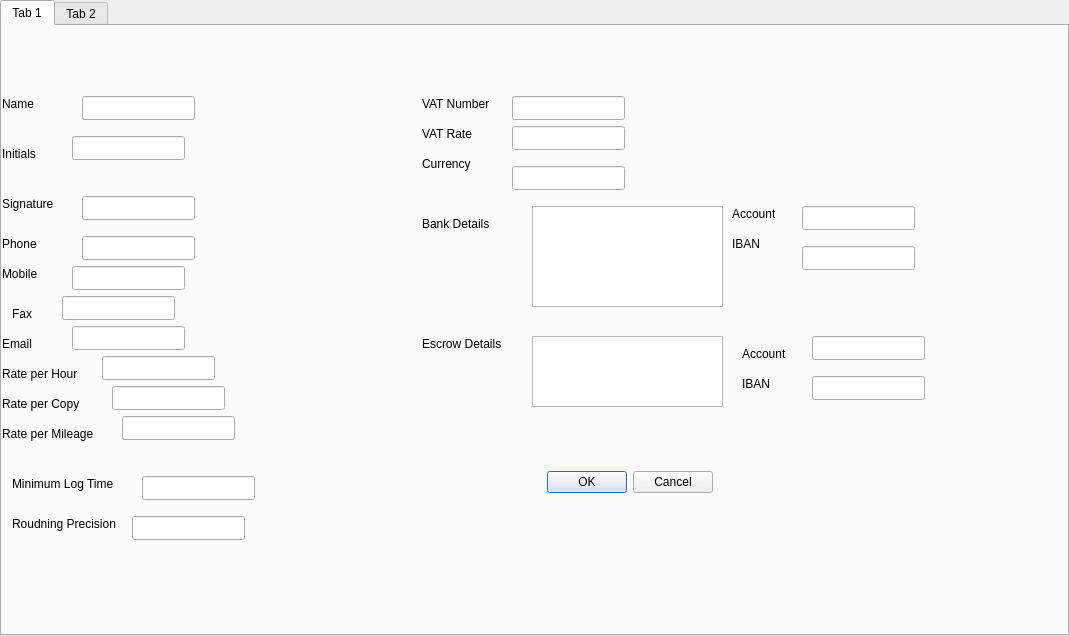
<?xml version="1.0" encoding="UTF-8"?>
<ui version="4.0">
 <class>userPrefsForm</class>
 <widget class="QTabWidget" name="userPrefsForm">
  <property name="geometry">
   <rect>
    <x>0</x>
    <y>0</y>
    <width>1069</width>
    <height>636</height>
   </rect>
  </property>
  <property name="windowTitle">
   <string>TabWidget</string>
  </property>
  <widget class="QWidget" name="tab">
   <attribute name="title">
    <string>Tab 1</string>
   </attribute>
   <widget class="QLineEdit" name="lineEdit_13">
    <property name="geometry">
     <rect>
      <x>510</x>
      <y>70</y>
      <width>113</width>
      <height>24</height>
     </rect>
    </property>
   </widget>
   <widget class="QLabel" name="label_18">
    <property name="geometry">
     <rect>
      <x>0</x>
      <y>400</y>
      <width>111</width>
      <height>16</height>
     </rect>
    </property>
    <property name="text">
     <string>Rate per Mileage</string>
    </property>
   </widget>
   <widget class="QLineEdit" name="lineEdit_17">
    <property name="geometry">
     <rect>
      <x>800</x>
      <y>220</y>
      <width>113</width>
      <height>24</height>
     </rect>
    </property>
   </widget>
   <widget class="QLineEdit" name="lineEdit_19">
    <property name="geometry">
     <rect>
      <x>810</x>
      <y>350</y>
      <width>113</width>
      <height>24</height>
     </rect>
    </property>
   </widget>
   <widget class="QLineEdit" name="lineEdit_2">
    <property name="geometry">
     <rect>
      <x>70</x>
      <y>110</y>
      <width>113</width>
      <height>24</height>
     </rect>
    </property>
   </widget>
   <widget class="QLabel" name="label_9">
    <property name="geometry">
     <rect>
      <x>420</x>
      <y>310</y>
      <width>81</width>
      <height>16</height>
     </rect>
    </property>
    <property name="text">
     <string>Escrow Details</string>
    </property>
   </widget>
   <widget class="QLabel" name="label_7">
    <property name="geometry">
     <rect>
      <x>730</x>
      <y>180</y>
      <width>62</width>
      <height>16</height>
     </rect>
    </property>
    <property name="text">
     <string>Account</string>
    </property>
   </widget>
   <widget class="QLabel" name="label_5">
    <property name="geometry">
     <rect>
      <x>420</x>
      <y>130</y>
      <width>62</width>
      <height>16</height>
     </rect>
    </property>
    <property name="text">
     <string>Currency</string>
    </property>
   </widget>
   <widget class="QLineEdit" name="lineEdit_12">
    <property name="geometry">
     <rect>
      <x>130</x>
      <y>490</y>
      <width>113</width>
      <height>24</height>
     </rect>
    </property>
   </widget>
   <widget class="QLabel" name="label_15">
    <property name="geometry">
     <rect>
      <x>0</x>
      <y>170</y>
      <width>62</width>
      <height>16</height>
     </rect>
    </property>
    <property name="text">
     <string>Signature</string>
    </property>
   </widget>
   <widget class="QLineEdit" name="lineEdit_3">
    <property name="geometry">
     <rect>
      <x>80</x>
      <y>170</y>
      <width>113</width>
      <height>24</height>
     </rect>
    </property>
   </widget>
   <widget class="QLabel" name="label_14">
    <property name="geometry">
     <rect>
      <x>10</x>
      <y>280</y>
      <width>62</width>
      <height>16</height>
     </rect>
    </property>
    <property name="text">
     <string>Fax</string>
    </property>
   </widget>
   <widget class="QPlainTextEdit" name="plainTextEdit">
    <property name="geometry">
     <rect>
      <x>530</x>
      <y>180</y>
      <width>191</width>
      <height>101</height>
     </rect>
    </property>
   </widget>
   <widget class="QLineEdit" name="lineEdit_8">
    <property name="geometry">
     <rect>
      <x>100</x>
      <y>330</y>
      <width>113</width>
      <height>24</height>
     </rect>
    </property>
   </widget>
   <widget class="QLineEdit" name="lineEdit_16">
    <property name="geometry">
     <rect>
      <x>800</x>
      <y>180</y>
      <width>113</width>
      <height>24</height>
     </rect>
    </property>
   </widget>
   <widget class="QLabel" name="label">
    <property name="geometry">
     <rect>
      <x>0</x>
      <y>70</y>
      <width>62</width>
      <height>16</height>
     </rect>
    </property>
    <property name="text">
     <string>Name</string>
    </property>
   </widget>
   <widget class="QLineEdit" name="lineEdit_7">
    <property name="geometry">
     <rect>
      <x>70</x>
      <y>300</y>
      <width>113</width>
      <height>24</height>
     </rect>
    </property>
   </widget>
   <widget class="QLabel" name="label_19">
    <property name="geometry">
     <rect>
      <x>10</x>
      <y>450</y>
      <width>121</width>
      <height>16</height>
     </rect>
    </property>
    <property name="text">
     <string>Minimum Log Time</string>
    </property>
   </widget>
   <widget class="QLineEdit" name="lineEdit">
    <property name="geometry">
     <rect>
      <x>80</x>
      <y>70</y>
      <width>113</width>
      <height>24</height>
     </rect>
    </property>
   </widget>
   <widget class="QLabel" name="label_21">
    <property name="geometry">
     <rect>
      <x>0</x>
      <y>310</y>
      <width>62</width>
      <height>16</height>
     </rect>
    </property>
    <property name="text">
     <string>Email</string>
    </property>
   </widget>
   <widget class="QLineEdit" name="lineEdit_14">
    <property name="geometry">
     <rect>
      <x>510</x>
      <y>100</y>
      <width>113</width>
      <height>24</height>
     </rect>
    </property>
   </widget>
   <widget class="QLineEdit" name="lineEdit_11">
    <property name="geometry">
     <rect>
      <x>140</x>
      <y>450</y>
      <width>113</width>
      <height>24</height>
     </rect>
    </property>
   </widget>
   <widget class="QLabel" name="label_2">
    <property name="geometry">
     <rect>
      <x>0</x>
      <y>120</y>
      <width>62</width>
      <height>16</height>
     </rect>
    </property>
    <property name="text">
     <string>Initials</string>
    </property>
   </widget>
   <widget class="QLabel" name="label_11">
    <property name="geometry">
     <rect>
      <x>740</x>
      <y>350</y>
      <width>62</width>
      <height>16</height>
     </rect>
    </property>
    <property name="text">
     <string>IBAN</string>
    </property>
   </widget>
   <widget class="QLabel" name="label_8">
    <property name="geometry">
     <rect>
      <x>730</x>
      <y>210</y>
      <width>62</width>
      <height>16</height>
     </rect>
    </property>
    <property name="text">
     <string>IBAN</string>
    </property>
   </widget>
   <widget class="QLabel" name="label_3">
    <property name="geometry">
     <rect>
      <x>420</x>
      <y>70</y>
      <width>81</width>
      <height>16</height>
     </rect>
    </property>
    <property name="text">
     <string>VAT Number</string>
    </property>
   </widget>
   <widget class="QLineEdit" name="lineEdit_6">
    <property name="geometry">
     <rect>
      <x>60</x>
      <y>270</y>
      <width>113</width>
      <height>24</height>
     </rect>
    </property>
   </widget>
   <widget class="QLineEdit" name="lineEdit_9">
    <property name="geometry">
     <rect>
      <x>110</x>
      <y>360</y>
      <width>113</width>
      <height>24</height>
     </rect>
    </property>
   </widget>
   <widget class="QLabel" name="label_4">
    <property name="geometry">
     <rect>
      <x>420</x>
      <y>100</y>
      <width>62</width>
      <height>16</height>
     </rect>
    </property>
    <property name="text">
     <string>VAT Rate</string>
    </property>
   </widget>
   <widget class="QLineEdit" name="lineEdit_10">
    <property name="geometry">
     <rect>
      <x>120</x>
      <y>390</y>
      <width>113</width>
      <height>24</height>
     </rect>
    </property>
   </widget>
   <widget class="QLineEdit" name="lineEdit_4">
    <property name="geometry">
     <rect>
      <x>80</x>
      <y>210</y>
      <width>113</width>
      <height>24</height>
     </rect>
    </property>
   </widget>
   <widget class="QLabel" name="label_12">
    <property name="geometry">
     <rect>
      <x>0</x>
      <y>210</y>
      <width>62</width>
      <height>16</height>
     </rect>
    </property>
    <property name="text">
     <string>Phone</string>
    </property>
   </widget>
   <widget class="QDialogButtonBox" name="buttonBox">
    <property name="geometry">
     <rect>
      <x>540</x>
      <y>440</y>
      <width>171</width>
      <height>32</height>
     </rect>
    </property>
    <property name="orientation">
     <enum>Qt::Horizontal</enum>
    </property>
    <property name="standardButtons">
     <set>QDialogButtonBox::Cancel|QDialogButtonBox::Ok</set>
    </property>
   </widget>
   <widget class="QLineEdit" name="lineEdit_15">
    <property name="geometry">
     <rect>
      <x>510</x>
      <y>140</y>
      <width>113</width>
      <height>24</height>
     </rect>
    </property>
   </widget>
   <widget class="QLabel" name="label_16">
    <property name="geometry">
     <rect>
      <x>0</x>
      <y>340</y>
      <width>101</width>
      <height>16</height>
     </rect>
    </property>
    <property name="text">
     <string>Rate per Hour</string>
    </property>
   </widget>
   <widget class="QLabel" name="label_10">
    <property name="geometry">
     <rect>
      <x>740</x>
      <y>320</y>
      <width>62</width>
      <height>16</height>
     </rect>
    </property>
    <property name="text">
     <string>Account</string>
    </property>
   </widget>
   <widget class="QLineEdit" name="lineEdit_5">
    <property name="geometry">
     <rect>
      <x>70</x>
      <y>240</y>
      <width>113</width>
      <height>24</height>
     </rect>
    </property>
   </widget>
   <widget class="QLabel" name="label_6">
    <property name="geometry">
     <rect>
      <x>420</x>
      <y>190</y>
      <width>91</width>
      <height>16</height>
     </rect>
    </property>
    <property name="text">
     <string>Bank Details</string>
    </property>
   </widget>
   <widget class="QLabel" name="label_17">
    <property name="geometry">
     <rect>
      <x>0</x>
      <y>370</y>
      <width>91</width>
      <height>16</height>
     </rect>
    </property>
    <property name="text">
     <string>Rate per Copy</string>
    </property>
   </widget>
   <widget class="QPlainTextEdit" name="plainTextEdit_2">
    <property name="geometry">
     <rect>
      <x>530</x>
      <y>310</y>
      <width>191</width>
      <height>71</height>
     </rect>
    </property>
   </widget>
   <widget class="QLineEdit" name="lineEdit_18">
    <property name="geometry">
     <rect>
      <x>810</x>
      <y>310</y>
      <width>113</width>
      <height>24</height>
     </rect>
    </property>
   </widget>
   <widget class="QLabel" name="label_13">
    <property name="geometry">
     <rect>
      <x>0</x>
      <y>240</y>
      <width>62</width>
      <height>16</height>
     </rect>
    </property>
    <property name="text">
     <string>Mobile</string>
    </property>
   </widget>
   <widget class="QLabel" name="label_20">
    <property name="geometry">
     <rect>
      <x>10</x>
      <y>490</y>
      <width>121</width>
      <height>16</height>
     </rect>
    </property>
    <property name="text">
     <string>Roudning Precision</string>
    </property>
   </widget>
  </widget>
  <widget class="QWidget" name="tab">
   <attribute name="title">
    <string>Tab 2</string>
   </attribute>
  </widget>
 </widget>
 <resources/>
 <connections/>
</ui>
